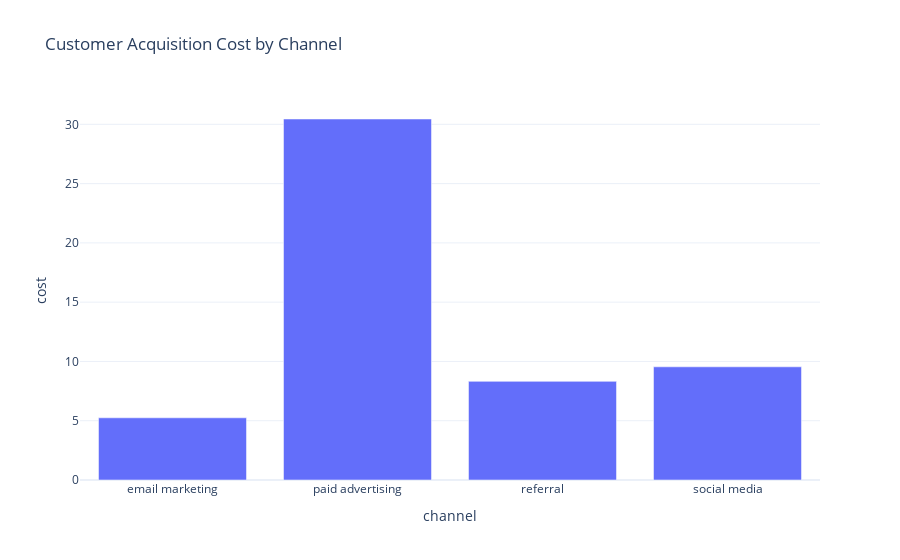

Notebook code for this chart:
### Markdown cell above
Now let’s compare the cost of acquisition across different channels and identify the most and least profitable channels:

### Code cell
cost_by_channel = data.groupby('channel')['cost'].mean().reset_index()

fig = px.bar(cost_by_channel, 
             x='channel', 
             y='cost', 
             title='Customer Acquisition Cost by Channel')
fig.show()

### Figure 1 — Plotly figure (JSON) as saved in the notebook; plotly's stock layout.template omitted (floating-point values rounded to 4 significant figures)
{"data": [{"hovertemplate": "channel=%{x}<br>cost=%{y}<extra></extra>", "legendgroup": "", "marker": {"color": "#636efa", "pattern": {"shape": ""}}, "name": "", "orientation": "v", "showlegend": false, "textposition": "auto", "type": "bar", "x": ["email marketing", "paid advertising", "referral", "social media"], "xaxis": "x", "y": [5.246, 30.45, 8.32, 9.546], "yaxis": "y"}], "layout": {"barmode": "relative", "legend": {"tracegroupgap": 0}, "title": {"text": "Customer Acquisition Cost by Channel"}, "xaxis": {"anchor": "y", "domain": [0, 1], "title": {"text": "channel"}}, "yaxis": {"anchor": "x", "domain": [0, 1], "title": {"text": "cost"}}}}
